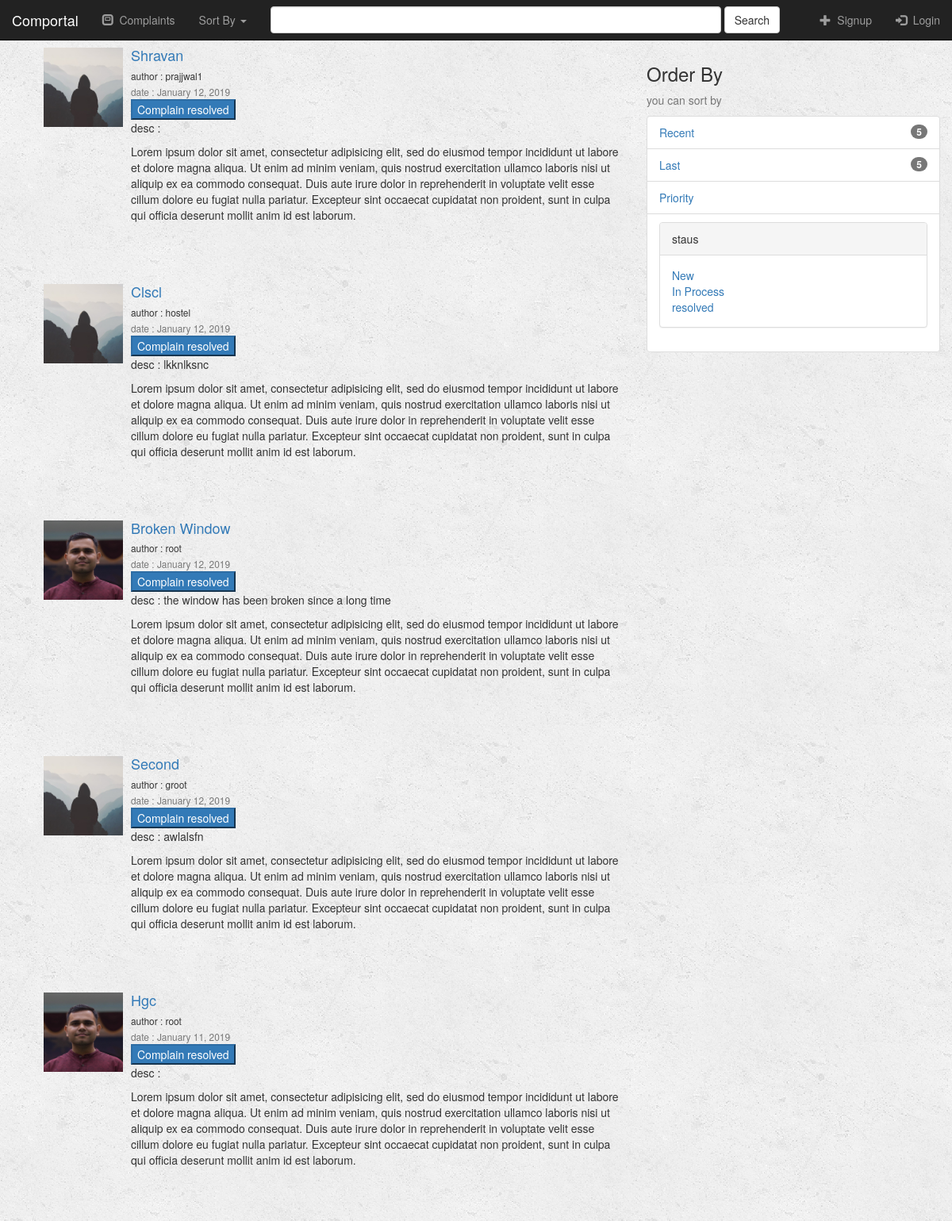
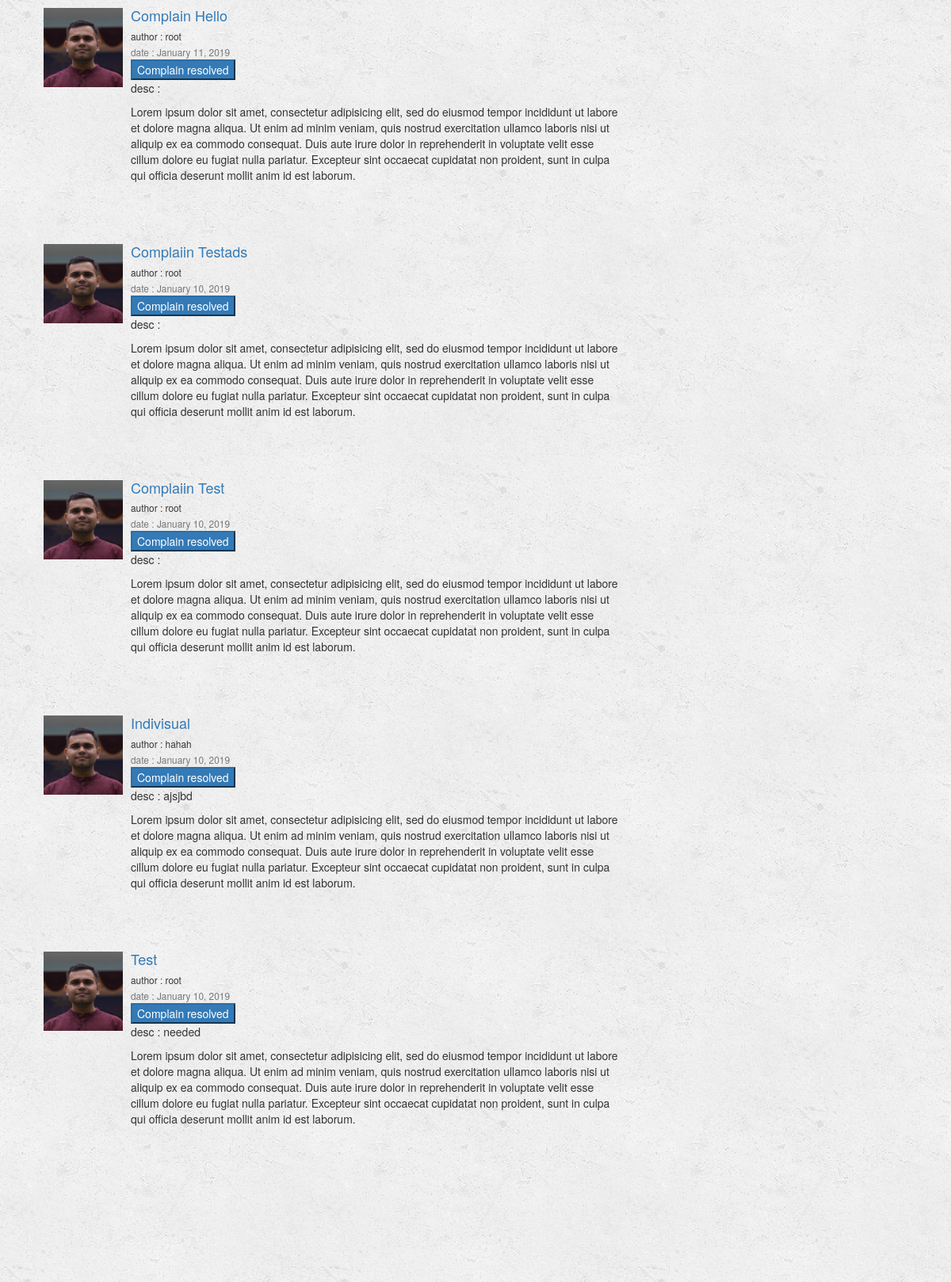
Page /hostel/ on the committed database (2 pictures, top to bottom).
### comportal/models.py (models this page shows, shortened)
class Complain(models.Model):
    title = models.CharField(max_length=200)
    AREA_CHOICES = (
        ('H', 'hostel'),
        ('A', 'academics'),
        ('C', 'colony'),
    )
    area = models.CharField(
        max_length=1,
        choices=AREA_CHOICES,
        default='H'
         )
    TAGS_CHOICES = (
        ('G', 'green campus'),
        ('E', 'electrical'),
        ('C', 'civil'),
    )
    tags = models.CharField(
        max_length=1,
        choices=TAGS_CHOICES,
        default='G'
         )
    TYPE_CHOICES = (
        ('I', 'individual'),
        ('G', 'general'),
    )
    type = models.CharField(
        max_length=1,
        choices=TYPE_CHOICES,
        default='G'
         )
    details = models.TextField(blank=True)
    pub_date = models.DateTimeField(auto_now=True)
    avail = models.CharField(max_length=200, blank=True)
    status = models.IntegerField(default=0)
    by = models.ForeignKey(CustomUser, on_delete = models.CASCADE, related_name='profile')
    priority = models.IntegerField(default=0)
    NEED_CHOICES = (
        ('R', 'repair'),
        ('C', 'change'),
    )
    need = models.CharField(
        max_length=1,
        choices=NEED_CHOICES,
        default='R'
         )

### users_auth/models.py (models this page shows, shortened)
class CustomUser(AbstractBaseUser, PermissionsMixin):
    GENDERS = (('M', 'Male'), ('F', 'Female'))
    username = models.CharField(max_length=50, unique=True)
    email = models.EmailField(blank=True)
    name = models.CharField(max_length=200, blank=True)
    mobile = models.CharField(max_length=10,
                              validators=[RegexValidator(regex=r'[0-9]{10}', message='Invalid Mobile Number')], blank=True)
    gender = models.CharField(max_length=1, choices=GENDERS, default='M')
    registration_number = models.CharField('Registration number',max_length=8,
                              validators=[RegexValidator(regex=r'[0-9]{8}', message='Invalid Registration Number')])
    admin = models.CharField(max_length=1, default='N')
    password = models.CharField('password', max_length=128, validators=[validate_password])
    is_active = models.BooleanField(default=True, verbose_name='Active',
                                    help_text='Designates whether this user should be treated as active. '
                                              'Unselect this instead of deleting accounts.')
    is_admin = models.BooleanField(default=False, verbose_name='Staff status',
                                   help_text='Designates whether the user can log into this admin site.')
    image = models.ImageField(default='default.jpg', upload_to='profile_pics')
    notifications = models.IntegerField(default=0)
    noti_messages = models.CharField(max_length=500, blank = True)
    USERNAME_FIELD = 'username'
    EMAIL_FIELD = 'email'
    objects= CustomUserManager()
    def __str__(self):
        return self.username

### comportal/templates/comportal/complain_list.html (shortened to what this page needs)
{% extends "comportal/base.html" %}
{% block content %}
<div class="row">
        <div class="col-md-8">
            {% if complain_list %}
                <ul>
                    {% for complain in complain_list %}
                        <div class="media">
                            <div class="media-left media-top">
                                <a href="{% url 'comportal:user-complains' complain.by %}">
                                   <img class="rounded-circle" src="{{ complain.by.image.url }}" style= "width: 100px; height: 100px;">
                                </a>
                            </div>
                            <div class="media-body">
                                <h4 class="media-heading"><a href="{% url 'comportal:detail' complain.id %}">{{ complain.title|title }}</a></h4>
                                <small >author : {{ complain.by }}</small><br>
                                <small class="text-muted">date : {{ complain.pub_date|date:"F d, Y" }}</small><br>
                                {% if  complain.status == 0 %}
                                <button class="btn-primary">No action yet taken</button>
                                {% elif complain.status == 1 %}
                                <button class="btn-success">In process</button>
                                {% else %}
                                <button class="btn-primary">Complain resolved</button>
                                {% endif %}
                                <p>desc : {{ complain.details }}</p>
                                {% lorem %}
                            </div>
                            <hr>
                            <hr>
                        </div>
                    {% endfor %}
                </ul>
            {% else %}
                <h3> no complains </h3>
            {% endif %}
        </div>
        <div class="col-md-4">
          <div class="content-section">
            <h3>Order By</h3>
            <p class='text-muted'>you can sort by
              <ul class="list-group">
                <li class="list-group-item list-group-item-light">
                <a href="{% url "comportal:index-recents" %}">Recent</a>
                <span class="badge">5</span></li>
                <li class="list-group-item list-group-item-light">
                <a href="{% url "comportal:index-last" %}">Last</a>
                <span class="badge">5</span></li>
                <li class="list-group-item list-group-item-light">
                <a href="{% url "comportal:index-priority" %}">Priority</a>
                </li>
                <li class="list-group-item list-group-item-light">
                    <div class="panel panel-default">
                        <div class="panel-heading">staus</div>
                        <div class="panel-body">
                            <a href="{% url "comportal:index-unprocessed" %}">New</a><br>
                            <a href="{% url "comportal:index-processing" %}">In Process</a><br>
                            <a href="{% url "comportal:index-resolved" %}">resolved</a><br>
                        </div>
                    </div>
                </li>
              </ul>
            </p>
          </div>
        </div>
{% endblock %}

### comportal/templates/comportal/base.html (shortened to what this page needs)
<!DOCTYPE html>
<html lang="en">
<head>
    {% load staticfiles %}
    <link rel="stylesheet" type="text/css" href="{% static 'comportal/style.css' %}">
    <link rel="stylesheet" href="{% static 'comportal/bootstrap-3.3.7-dist/css/bootstrap.min.css' %}">
</head>
<body>
    <header>
        <nav class="navbar navbar-inverse navbar-fixed-top">
            <div class="container-fluid">
                <div class="navbar-header">
                    <a class="navbar-brand" href="{% url 'comportal:index' %}">Comportal</a>
                </div>
                <div class="collapse navbar-collapse" id="topNavBar">
                    <ul class="nav navbar-nav">
                        <li><a href="{% url 'comportal:index' %}"><span class="glyphicon glyphicon-modal-window" aria-hidden="true"></span>&nbsp; Complaints</a></li>
                        <li class="dropdown">
                            <a href="#" class="dropdown-toggle" data-toggle="dropdown" role="button" aria-haspopup="true" aria-expanded="false">Sort By <span class="caret"></span></a>
                        </li>
                    </ul>
                    <form class="navbar-form navbar-left" role="search" method="get" action="{% url 'comportal:index' %}">
                        <div class="form-group">
                            <input type="text" class="form-control" size ="70" name="q" value="{{ request.GET.q }}">
                        </div>
                        <button type="submit" class="btn btn-default">Search</button>
                    </form>
                    {% if user.is_authenticated%}
                        <ul class="nav navbar-nav navbar-right">
                            <li>
                                <a data-toggle="modal" href="#myModal" class="button">
                                    <span class="glyphicon glyphicon-bell" aria-hidden="true"></span>
                                    {% if user.notifications > 0  %}
                                        <span class="badge">{{user.notifications}}</span>
                                    {% endif %}
                                </a>
                            </li>
                            <li>
                                <a href="{% url 'users_auth:user-profile' %}">
                                    <span class="glyphicon glyphicon-user" aria-hidden="true"></span>&nbsp; Hello {{user.get_username}}
                                </a>
                            </li>
                            <li>
                                {% if user.admin == 'N'%}
                                {% else %}
                                <a href="{% url 'comportal:admin-sec' %}">
                                    <span class="glyphicon glyphicon-list-alt" aria-hidden="true"></span>&nbsp; Admin Section
                                </a>
                                {% endif %}
                            </li>
                            <li>
                                <a href="{% url 'comportal:newcomplain' %}">
                                    <span class="glyphicon glyphicon-plus" aria-hidden="true"></span>&nbsp; Add Complaint
                                </a>
                            </li>
                            <li>
                                <a href="{% url 'logout' %}">
                                    <span class="glyphicon glyphicon-log-out" aria-hidden="true"></span>&nbsp; Logout
                                </a>
                            </li>
                        </ul>
                    {% else %}
                        <ul class="nav navbar-nav navbar-right">
                            <li>
                                <a href="{% url 'users_auth:register' %}">
                                    <span class="glyphicon glyphicon-plus" aria-hidden="true"></span>&nbsp; Signup
                                </a>
                            </li>
                            <li>
                                <a href="{% url 'login' %}">
                                    <span class="glyphicon glyphicon-log-in" aria-hidden="true"></span>&nbsp; Login
                                </a>
                            </li>
                        </ul>
                    {% endif %}
                </div>
            </div>
        </nav>
    </header>
    <main role="main" class="container">
      <div class="row">
          {% block content %}{% endblock %}
      </div>
      <hr>
      <hr>
    </main>
    <hr>
    <hr>
</body>
</html>

### comportal/static/comportal/style.css (style rules this page uses)
body { background: white url("./background.png"); }
body .container { margin-top: 5%; }

### rows in the picture
Complain: by.image (placeholder picture), title "Shravan", by "prajjwal1", pub_date "January 12, 2019", status "Complain resolved", lorem "Lorem ipsum dolor sit amet, consectetur adipisicing elit, sed do eiusmod tempor incididunt ut labore et dolore magna aliqua. Ut enim ad minim veniam, quis nostrud exercitation ullamco laboris nisi ut aliquip ex ea commodo consequat. Duis aute irure dolor in reprehenderit in voluptate velit esse cillum dolore eu fugiat nulla pariatur. Excepteur sint occaecat cupidatat non proident, sunt in culpa qui officia deserunt mollit anim id est laborum."
Complain: by.image (placeholder picture), title "Clscl", by "hostel", pub_date "January 12, 2019", status "Complain resolved", details "lkknlksnc", lorem "Lorem ipsum dolor sit amet, consectetur adipisicing elit, sed do eiusmod tempor incididunt ut labore et dolore magna aliqua. Ut enim ad minim veniam, quis nostrud exercitation ullamco laboris nisi ut aliquip ex ea commodo consequat. Duis aute irure dolor in reprehenderit in voluptate velit esse cillum dolore eu fugiat nulla pariatur. Excepteur sint occaecat cupidatat non proident, sunt in culpa qui officia deserunt mollit anim id est laborum."
Complain: by.image (picture), title "Broken Window", by "root", pub_date "January 12, 2019", status "Complain resolved", details "the window has been broken since a long time", lorem "Lorem ipsum dolor sit amet, consectetur adipisicing elit, sed do eiusmod tempor incididunt ut labore et dolore magna aliqua. Ut enim ad minim veniam, quis nostrud exercitation ullamco laboris nisi ut aliquip ex ea commodo consequat. Duis aute irure dolor in reprehenderit in voluptate velit esse cillum dolore eu fugiat nulla pariatur. Excepteur sint occaecat cupidatat non proident, sunt in culpa qui officia deserunt mollit anim id est laborum."
Complain: by.image (placeholder picture), title "Second", by "groot", pub_date "January 12, 2019", status "Complain resolved", details "awlalsfn", lorem "Lorem ipsum dolor sit amet, consectetur adipisicing elit, sed do eiusmod tempor incididunt ut labore et dolore magna aliqua. Ut enim ad minim veniam, quis nostrud exercitation ullamco laboris nisi ut aliquip ex ea commodo consequat. Duis aute irure dolor in reprehenderit in voluptate velit esse cillum dolore eu fugiat nulla pariatur. Excepteur sint occaecat cupidatat non proident, sunt in culpa qui officia deserunt mollit anim id est laborum."
Complain: by.image (picture), title "Hgc", by "root", pub_date "January 11, 2019", status "Complain resolved", lorem "Lorem ipsum dolor sit amet, consectetur adipisicing elit, sed do eiusmod tempor incididunt ut labore et dolore magna aliqua. Ut enim ad minim veniam, quis nostrud exercitation ullamco laboris nisi ut aliquip ex ea commodo consequat. Duis aute irure dolor in reprehenderit in voluptate velit esse cillum dolore eu fugiat nulla pariatur. Excepteur sint occaecat cupidatat non proident, sunt in culpa qui officia deserunt mollit anim id est laborum."
Complain: by.image (picture), title "Complain Hello", by "root", pub_date "January 11, 2019", status "Complain resolved", lorem "Lorem ipsum dolor sit amet, consectetur adipisicing elit, sed do eiusmod tempor incididunt ut labore et dolore magna aliqua. Ut enim ad minim veniam, quis nostrud exercitation ullamco laboris nisi ut aliquip ex ea commodo consequat. Duis aute irure dolor in reprehenderit in voluptate velit esse cillum dolore eu fugiat nulla pariatur. Excepteur sint occaecat cupidatat non proident, sunt in culpa qui officia deserunt mollit anim id est laborum."
Complain: by.image (picture), title "Complaiin Testads", by "root", pub_date "January 10, 2019", status "Complain resolved", lorem "Lorem ipsum dolor sit amet, consectetur adipisicing elit, sed do eiusmod tempor incididunt ut labore et dolore magna aliqua. Ut enim ad minim veniam, quis nostrud exercitation ullamco laboris nisi ut aliquip ex ea commodo consequat. Duis aute irure dolor in reprehenderit in voluptate velit esse cillum dolore eu fugiat nulla pariatur. Excepteur sint occaecat cupidatat non proident, sunt in culpa qui officia deserunt mollit anim id est laborum."
Complain: by.image (picture), title "Complaiin Test", by "root", pub_date "January 10, 2019", status "Complain resolved", lorem "Lorem ipsum dolor sit amet, consectetur adipisicing elit, sed do eiusmod tempor incididunt ut labore et dolore magna aliqua. Ut enim ad minim veniam, quis nostrud exercitation ullamco laboris nisi ut aliquip ex ea commodo consequat. Duis aute irure dolor in reprehenderit in voluptate velit esse cillum dolore eu fugiat nulla pariatur. Excepteur sint occaecat cupidatat non proident, sunt in culpa qui officia deserunt mollit anim id est laborum."
Complain: by.image (picture), title "Indivisual", by "hahah", pub_date "January 10, 2019", status "Complain resolved", details "ajsjbd", lorem "Lorem ipsum dolor sit amet, consectetur adipisicing elit, sed do eiusmod tempor incididunt ut labore et dolore magna aliqua. Ut enim ad minim veniam, quis nostrud exercitation ullamco laboris nisi ut aliquip ex ea commodo consequat. Duis aute irure dolor in reprehenderit in voluptate velit esse cillum dolore eu fugiat nulla pariatur. Excepteur sint occaecat cupidatat non proident, sunt in culpa qui officia deserunt mollit anim id est laborum."
Complain: by.image (picture), title "Test", by "root", pub_date "January 10, 2019", status "Complain resolved", details "needed", lorem "Lorem ipsum dolor sit amet, consectetur adipisicing elit, sed do eiusmod tempor incididunt ut labore et dolore magna aliqua. Ut enim ad minim veniam, quis nostrud exercitation ullamco laboris nisi ut aliquip ex ea commodo consequat. Duis aute irure dolor in reprehenderit in voluptate velit esse cillum dolore eu fugiat nulla pariatur. Excepteur sint occaecat cupidatat non proident, sunt in culpa qui officia deserunt mollit anim id est laborum."
